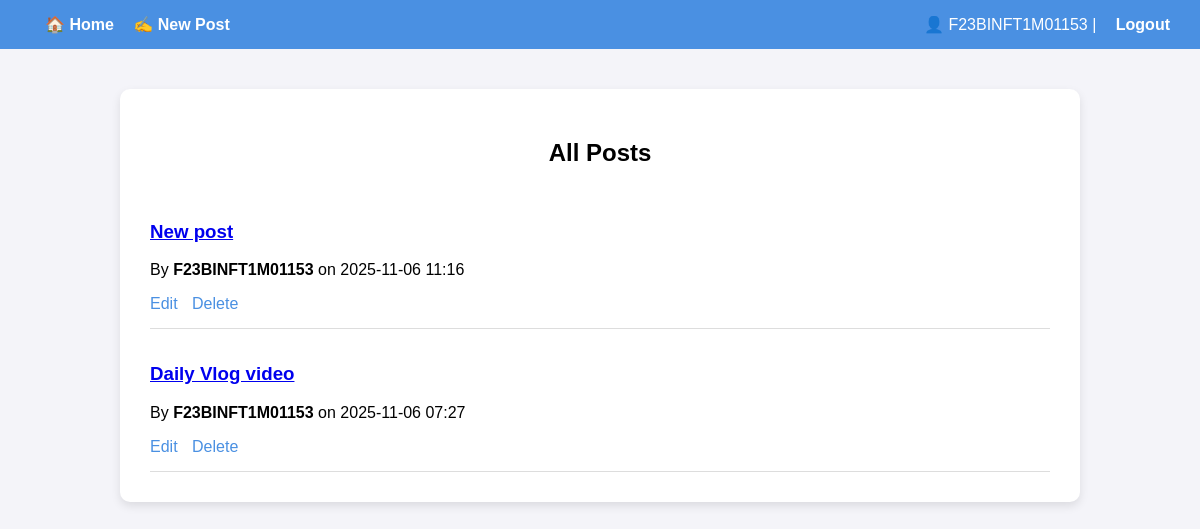
Screenshot of /post/ (signed in) with the database file from the repository.
### newapp/models.py (models this page shows)
class Post(models.Model):
    title = models.CharField(max_length=200)
    content = models.TextField()
    insert_image = models.ImageField(upload_to='post_images/', null=True, blank=True)
    author = models.ForeignKey(User, on_delete=models.CASCADE)
    created_at = models.DateTimeField(auto_now_add=True)
    updated_at = models.DateTimeField(auto_now=True)
    views = models.PositiveIntegerField(default=0)

### newapp/views.py (the view)
# urls.py: path('post/', views.post_list, name='post_list'),
def post_list(request):
    posts = Post.objects.filter(author=request.user).order_by('-created_at')
    return render(request, 'newapp/post_list.html', {'posts': posts})

### templates/newapp/post_list.html (shortened to what this page needs)
{% load static %}
<!DOCTYPE html>
<html>
<head>
</head>
<body>
<header>
    <div>
        <a href="{% url 'newapp:post_list' %}">🏠 Home</a>
        {% if request.user.is_authenticated %}
            <a href="{% url 'newapp:post_create' %}">✍️ New Post</a>
        {% endif %}
    </div>
    <div>
        {% if request.user.is_authenticated %}
            👤 {{ request.user.username }} |
            <a href="{% url 'newapp:logout' %}">Logout</a>
        {% else %}
            <a href="{% url 'newapp:login' %}">Login</a> |
            <a href="{% url 'newapp:register' %}">Register</a>
        {% endif %}
    </div>
</header>
<div class="container">
    <h2>All Posts</h2>
    {% for post in posts %}
        <div class="post">
            <h3><a href="{% url 'newapp:post_detail' post.pk %}">{{ post.title }}</a></h3>
            <p>By <strong>{{ post.author.username }}</strong> on {{ post.created_at|date:"Y-m-d H:i" }}</p>
            <div class="actions">
                {% if request.user.is_superuser or request.user == post.author %}
                    <a href="{% url 'newapp:post_edit' post.pk %}">Edit</a>
                    <a href="{% url 'newapp:post_delete' post.pk %}" onclick="return confirm('Are you sure?')">Delete</a>
                {% endif %}
            </div>
        </div>
    {% empty %}
        <p>No posts available.</p>
    {% endfor %}
</div>
</body>
</html>

### templates/newapp/post_list.html (style rules this page uses)
body { font-family: "Poppins", sans-serif; background: #f4f4f9; margin: 0; padding: 0; }
header { background: #4a90e2; color: white; padding: 15px 30px; display: flex; justify-content: space-between; align-items: center; }
header a { color: white; text-decoration: none; margin-left: 15px; font-weight: bold; }
.container { padding: 30px; max-width: 900px; margin: auto; background: white; border-radius: 10px; box-shadow: 0 4px 10px rgba(0,0,0,0.1); margin-top: 40px; }
h2 { text-align: center; }
.post { border-bottom: 1px solid #ddd; padding: 15px 0; }
.actions a { margin-right: 10px; color: #4a90e2; text-decoration: none; }

### rows the page displays
Post: title "New post", author.username "F23BINFT1M01153", created_at "2025-11-06 11:16", shows "Edit"
Post: title "Daily Vlog video", author.username "F23BINFT1M01153", created_at "2025-11-06 07:27", shows "Edit"

### other values shown
{{ request.user.username }} "F23BINFT1M01153"
